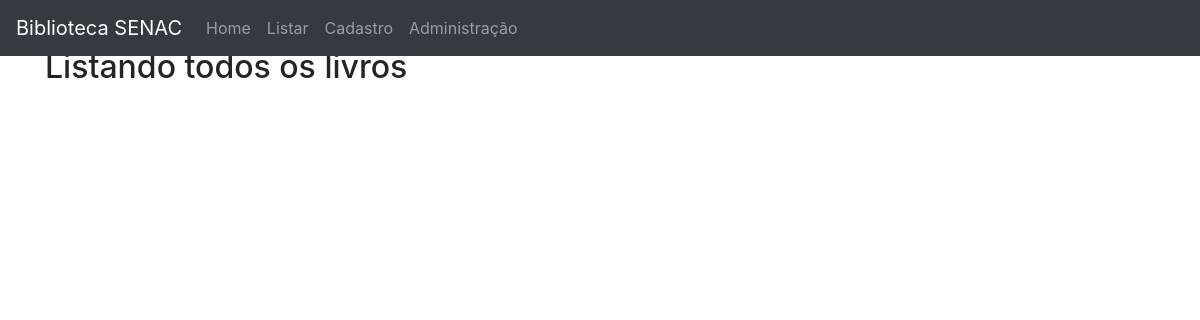
The page /livros/listar on the database as committed earlier.
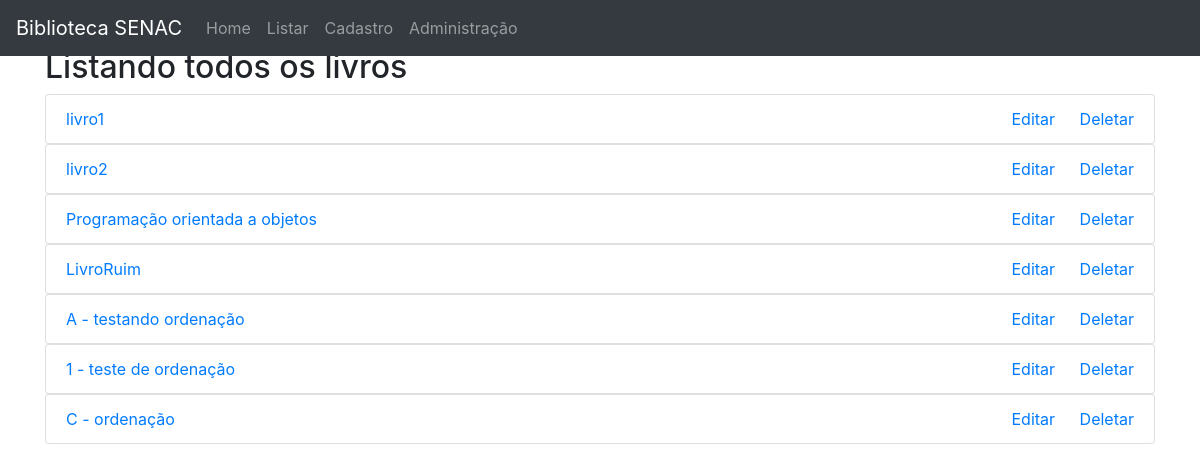
The same page on the database as committed later.
### livros/models.py (models this page shows, shortened)
class Livros(models.Model):
    titulo = models.CharField(max_length=150)
    descricao = models.CharField(max_length=400)
    editora = models.CharField(max_length=200)
    quantidade = models.IntegerField()
    data_cadastro = models.DateTimeField(auto_now_add=True)
    class Meta:
        verbose_name_plural = 'Livros'

### livros/views.py (the view)
# urls.py: path('listar', views.listar, name='listar'),
def listar(request):
    livros = Livros.objects.all()
    return render(request, 'livros/listar.html', {'livros': livros})

### livros/templates/livros/listar.html (shortened to what this page needs)
{% extends 'livros/base.html' %}
{% load bootstrap4 %}
{% block content %}
    <div class='container mt-5'>
        <h2>Listando todos os livros</h2>
        {%for livro in livros%}
            <ul class="list-group">
                <li class="list-group-item d-flex justify-content-between align-items-center">
                    <a href="/livros/{{livro.id}}" style='text-decoration:none;'>{{livro.titulo}}</a>
                    <div>
                    <a href="/livros/editar/{{livro.id}}" style='text-decoration:none; padding-right:20px'>Editar</a>
                    <a href="/livros/deletar/{{livro.id}}" style='text-decoration:none;'>Deletar</a>
                    </div>
                </li>
            </ul>
        {%endfor%}
    </div>
{%endblock%}

### livros/templates/livros/base.html (shortened to what this page needs)
{% load bootstrap4 %}
{% load bootstrap %}
<!doctype html>
<html lang="pt-br">
  <head>
    {% bootstrap_css %}
  </head>
  <body>
    <header>
    <div>
      <nav class="navbar navbar-expand-md navbar-dark fixed-top bg-dark">
        <a class="navbar-brand" href="#">Biblioteca SENAC</a>
        <div class="collapse navbar-collapse" id="navbarCollapse">
          <ul class="navbar-nav mr-auto">
            <li class="nav-item">
              <a class="nav-link" aria-current='page' href="/">Home</a>
            </li>
            <li class="nav-item">
              <a class="nav-link" aria-current='page' href="/livros/listar">Listar</a>
            </li>
            <li class="nav-item">
              <a class="nav-link" aria-current='page' href="/livros/cadastrar">Cadastro</a>
            </li>
            <li class="nav-item">
                <a class="nav-link" aria-current='page' href="/admin">Administração</a>
            </li>
          </ul>
        </div>
      </nav>
    </div>
    </header>
    {% block content %}{%endblock%}
  </body>
</html>

Rows that differ between the two databases and show on the page:
added Livros: titulo "livro1"
added Livros: titulo "livro2"
added Livros: titulo "Programação orientada a objetos"
added Livros: titulo "LivroRuim"
added Livros: titulo "A - testando ordenação"
added Livros: titulo "1 - teste de ordenação"
added Livros: titulo "C - ordenação"
